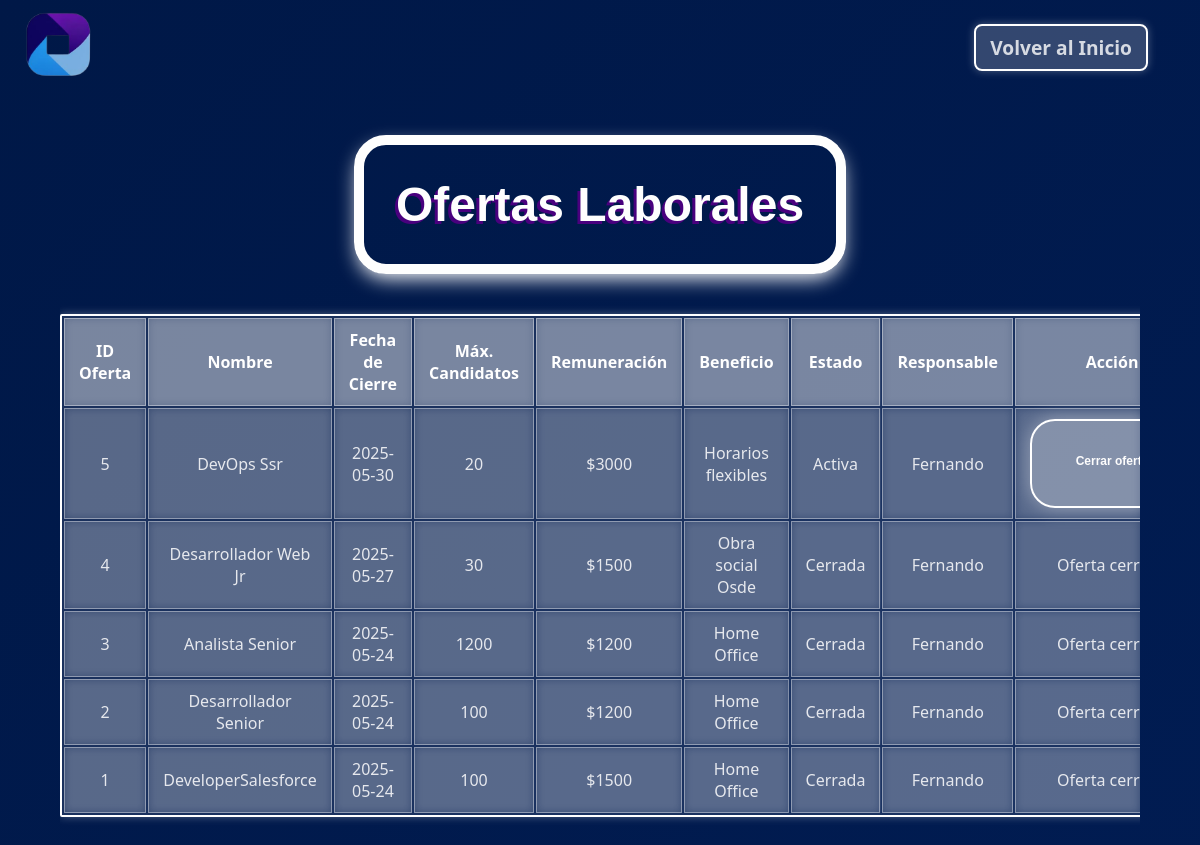
/ver_ofertas (signed in), run on an earlier commit of the app's database.
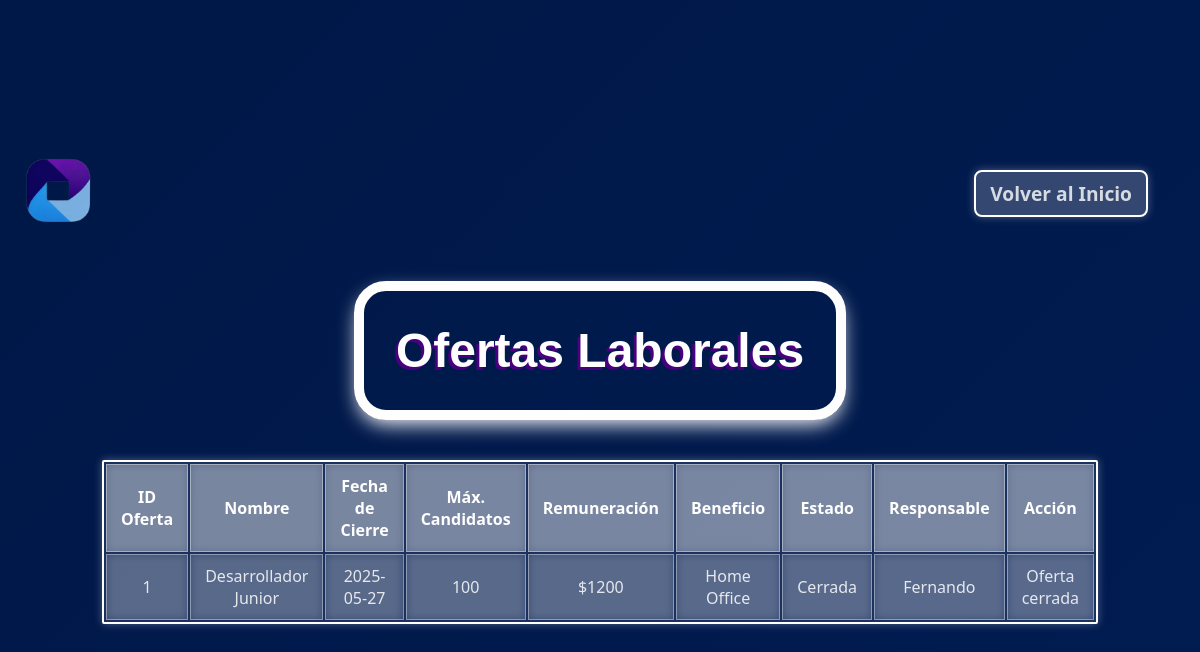
And on a later commit of the database.
### app.py (models this page shows)
class OfertaLaboral(db.Model):
    __tablename__ = 'oferta_laboral'
    idOfer = db.Column(db.Integer, primary_key=True, autoincrement=True)
    nombre = db.Column(db.String(200), nullable=False, unique=True)
    fecha_cierre = db.Column(db.DateTime, nullable=False)
    max_candidatos = db.Column(db.Integer, nullable=False)
    remuneracion = db.Column(db.String(50), nullable=False)
    beneficio = db.Column(db.String(200), nullable=True)
    estado = db.Column(db.String(50), nullable=False, default="Activa")
    usuario_responsable = db.Column(db.String(100), nullable=False)
    candidatos = db.relationship('Candidato', back_populates='oferta', lazy=True)
    educaciones = db.relationship('OfertaEducacion', back_populates='oferta', lazy=True)
    tecnologias = db.relationship('OfertaTecnologia', back_populates='oferta', lazy=True)
    habilidades = db.relationship('OfertaHabilidad', back_populates='oferta', lazy=True)

### app.py (the view)
@app.route("/ver_ofertas")
@login_required(roles=["Admin_RRHH"])
def ver_ofertas():
    ofertas = OfertaLaboral.query.order_by(OfertaLaboral.fecha_cierre.desc()).all()
    if not ofertas:
        return render_template("ver_ofertas.html", mensaje="No hay ofertas disponibles.")
    dataSet = pd.DataFrame([{
        "ID Oferta": o.idOfer,
        "Nombre": o.nombre,
        "Fecha de Cierre": o.fecha_cierre.strftime("%Y-%m-%d"),
        "Máx. Candidatos": o.max_candidatos,
        "Remuneración": o.remuneracion,
        "Beneficio": o.beneficio,
        "Estado": o.estado,
        "Responsable": o.usuario_responsable,
        "Acción": f'<form style="display: inline-block; width: 110px; height: 35px; margin: 0 auto;" method="POST" action="{url_for("cerrar_oferta", idOfer=o.idOfer)}">'
                f'<button style="font-size: 12px; margin: 0 !important; padding: 0 !important; width: 100px; height: 30px;" type="submit">Cerrar oferta</button></form>'
                if o.fecha_cierre > datetime.now() else "Oferta cerrada"
    } for o in ofertas])
    tabla_html = dataSet.to_html(classes="table table-striped", index=False, escape=False)
    return render_template("ver_ofertas.html", tabla=tabla_html)

### app.py (called while the page is built)
def login_required(roles=None):
    def decorator(f):
        @wraps(f)
        def wrapped(*args, **kwargs):
            if 'username' not in session:
                return redirect(url_for('login'))
            if roles and session.get('type') not in roles:
                return "Acceso no autorizado"
            return f(*args, **kwargs)
        return wrapped
    return decorator

### templates/ver_ofertas.html (shortened to what this page needs)
<!DOCTYPE html>
<html lang="es">
<head>
    <link rel="stylesheet" href="{{ url_for('static', filename='StylesIndex.css') }}">
</head>
<body>
    <header>
        <div class="logo">
            <img src="{{ url_for('static', filename='images/logo_ungs_512.png') }}" alt="AI Logo">
        </div>
        <div class="nav">
            <a href="{{ url_for('predecir') }}">Volver al Inicio</a>
        </div>
    </header>
    <h1>Ofertas Laborales</h1>
    <div class="tabla-container">
        {{ tabla|safe }}
    </div>
</body>
</html>

### static/StylesIndex.css (style rules this page uses)
html { background: #5A189A; }
body { display: flex; flex-direction: column; justify-content: center; align-items: center; min-height: 100vh; margin: 0; padding: 0; font-family: 'Segoe UI', sans-serif; background: linear-gradient(135deg, #001847, #011d55, #2a0047, #390061); background-size: 400% 400%; animation: gradient 15s ease infinite; }
header { display: flex; flex-wrap: nowrap; align-items: center; justify-content: space-between; width: 100%; box-sizing: border-box; top: 0; z-index: 10; position: relative; padding: 10px 20px; background-color: transparent; }
header .logo img { margin-left: 5px; max-height: 70px; max-width: 100%; }
header .nav { margin-left: auto; display: flex; align-items: center; height: 100%; }
header .nav a { text-decoration: none; color: rgba(255, 255, 255, 0.8); font-size: 1.2rem; font-weight: bold; margin-right: 2rem; padding: 8px 14px; border-radius: 8px; background-color: rgba(255, 255, 255, 0.2); border: 2px solid #fff; transition: all 0.3s ease-in-out; box-shadow: 0 0 8px rgba(255, 255, 255, 0.3); }
h1 { font-family: "Erica One", sans-serif; animation: elevar 2s ease-out forwards; font-size: 3rem; padding: 2rem ; margin: 1rem auto; width: fit-content; text-align: center; border-radius: 32px; border: 10px solid #fefefe; background: transparent; color: #fefefe; text-shadow: -3px 3px 0px #49007e; box-shadow: 0 8px 20px -4px #ffffff; transition: all 0.3s ease-in-out; margin-top: 40px; margin-bottom: 20px; }
.tabla-container { overflow-x: auto; cursor: grab; margin-top: 20px; width: 90%; margin: 0 auto; }
table { max-width: 80%; width: 100%; border-collapse: separate; background-color: rgba(255, 255, 255, 0.1); color: rgba(255, 255, 255, 0.85); border-radius: 2px; border: 2px solid #fff; box-shadow: 0 0 8px rgba(255, 255, 255, 0.3); transition: all 0.3s ease-in-out; animation: elevar 2s ease-out forwards; margin-bottom: 30px; margin-left: auto; margin-right: auto; margin-top: 20px; }
table th, table td { padding: 10px 14px; text-align: center; border: 1px solid rgba(255, 255, 255, 0.4); backdrop-filter: blur(4px); }
table th { background-color: rgba(255, 255, 255, 0.2); color: #fff; font-weight: bold; }
table tr:nth-child(even), table tr:nth-child(odd) { background-color: rgba(255, 255, 255, 0.1); }

What changed in the data, as far as the page shows it:
changed OfertaLaboral: nombre "DeveloperSalesforce" → "Desarrollador Junior" (drawn); usuario_responsable "…Beneficio Estado Responsable Acción 5 DevOps Ssr 2025-05-30 20 $3000 Horarios flexibles Activa Fernando Cerrar 4 Desarrollador Web Jr 2025-05-27 30 $1500 Obra social Osde Cerrada Fernando Oferta 3 Analista Senior 2025-05-24 1200 $1200 Home Office Cerrada Fernando Oferta 2 Desarrollador Senior 2025-05-24 100 $1200 Home Office Cerrada Fernando Oferta 1 DeveloperSalesforce 2025-05-24 100 $1500 Home Office Cerrada Fernando Oferta…" → "…Beneficio Estado Responsable Acción 1 Desarrollador Junior 2025-05-27 100 $1200 Home Office Cerrada Fernando Oferta cerrada"
